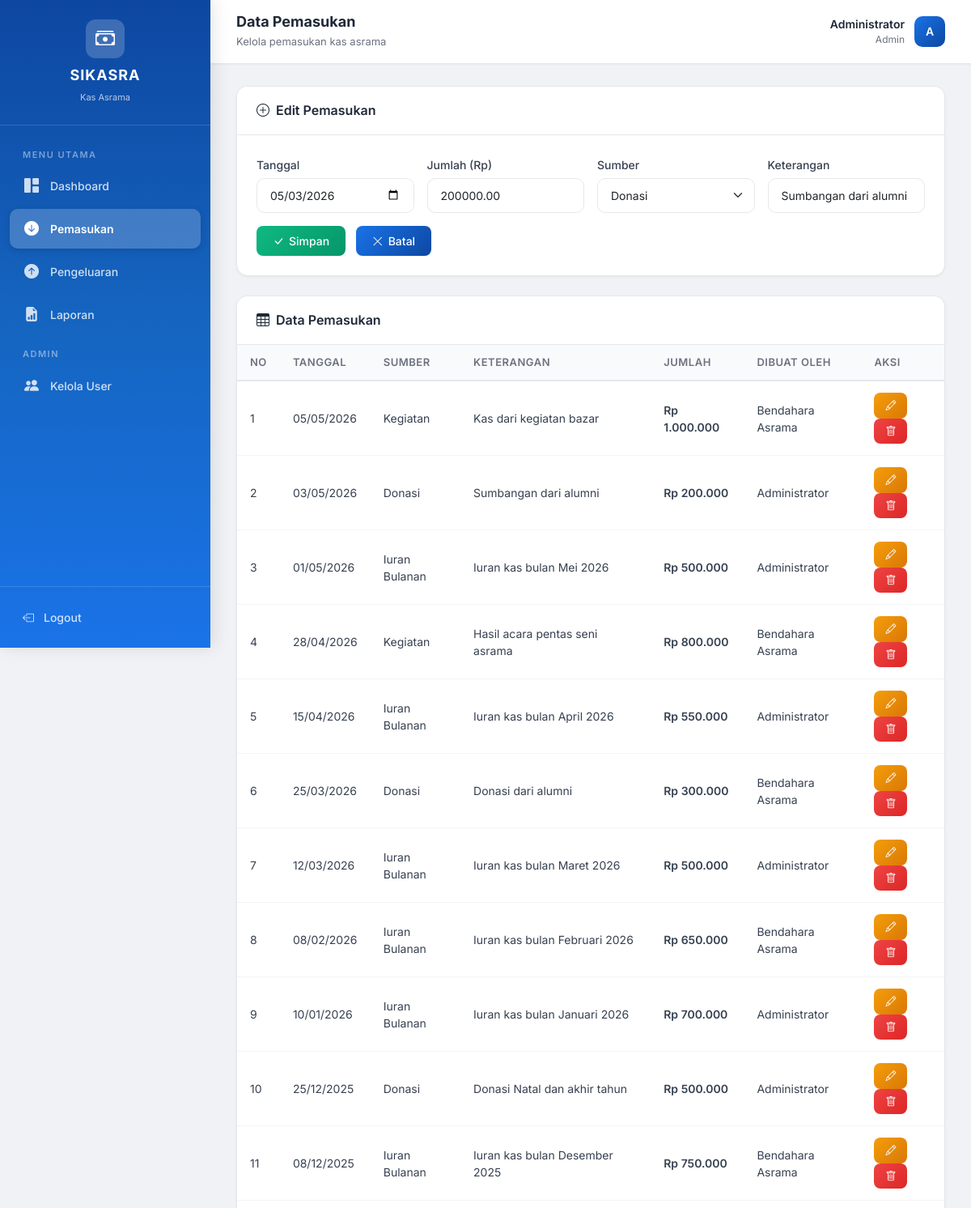
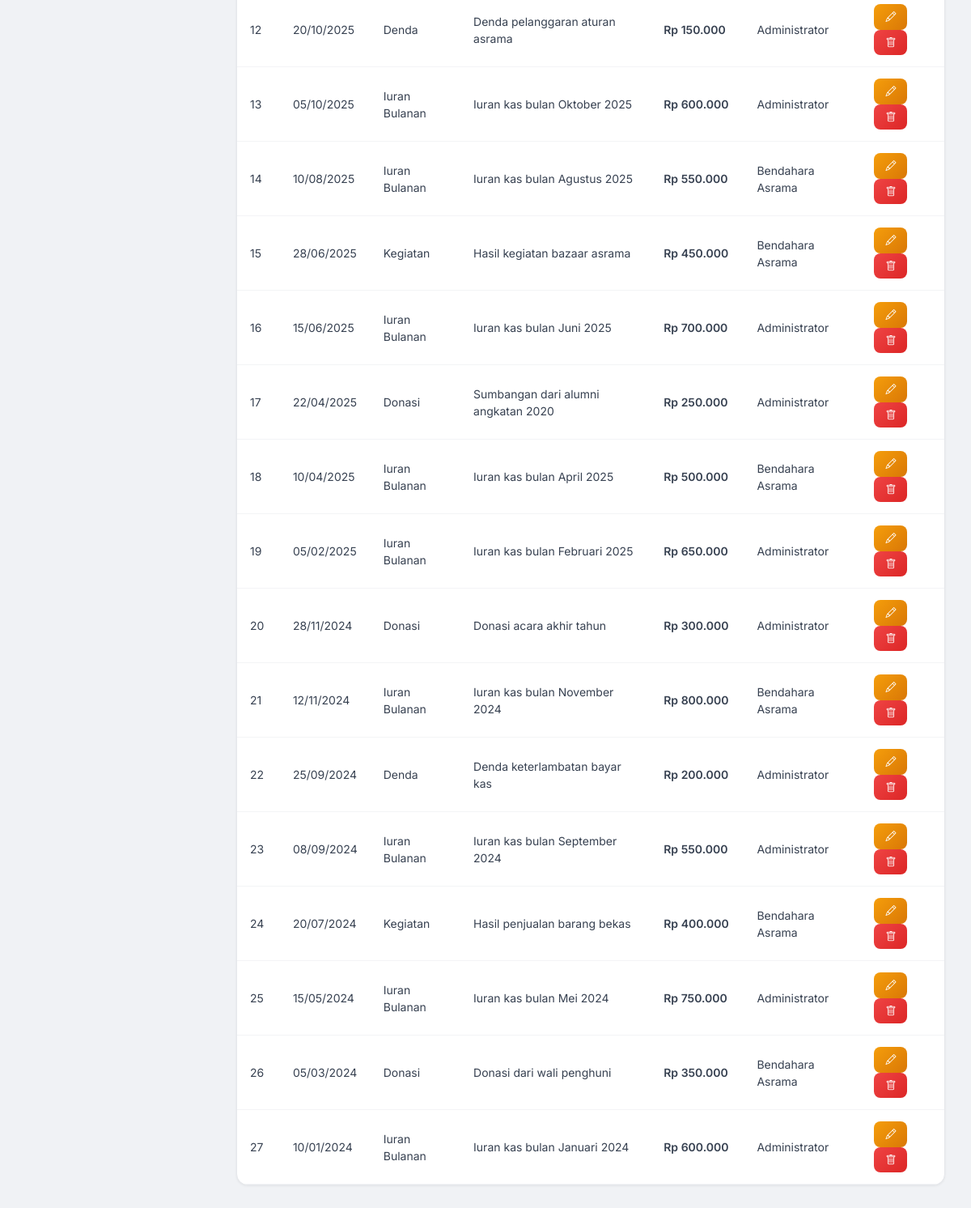
Page /pages/pemasukan.php?edit=26 (signed in) on the committed database (2 pictures, top to bottom).
### tables this page shows
CREATE TABLE IF NOT EXISTS pemasukan (
    id INT AUTO_INCREMENT PRIMARY KEY,
    tanggal DATE NOT NULL,
    jumlah DECIMAL(15,2) NOT NULL,
    keterangan TEXT,
    sumber_pemasukan VARCHAR(100) NOT NULL,
    created_by INT,
    created_at TIMESTAMP DEFAULT CURRENT_TIMESTAMP,
    FOREIGN KEY (created_by) REFERENCES users(id) ON DELETE SET NULL
);

CREATE TABLE IF NOT EXISTS users (
    id INT AUTO_INCREMENT PRIMARY KEY,
    username VARCHAR(50) NOT NULL UNIQUE,
    password VARCHAR(255) NOT NULL,
    nama_lengkap VARCHAR(100) NOT NULL,
    role ENUM('admin', 'bendahara') NOT NULL DEFAULT 'bendahara',
    created_at TIMESTAMP DEFAULT CURRENT_TIMESTAMP
);

### classes/Transaksi.php (called while the page is built, shortened)
<?php
class Transaksi {
    protected $conn;
    public function __construct($conn) {
        $this->conn = $conn;
    }
    public function getTransaksiById($tabel, $id) {
        $stmt = $this->conn->prepare("SELECT * FROM $tabel WHERE id = ?");
        $stmt->bind_param("i", $id);
        $stmt->execute();
        $result = $stmt->get_result();
        return $result->fetch_assoc();
    }
}
?>

### classes/Pemasukan.php (called while the page is built, shortened)
<?php
require_once __DIR__ . '/Transaksi.php';
class Pemasukan extends Transaksi {
    public function tampilPemasukan() {
        $query = "SELECT p.*, u.nama_lengkap
                  FROM pemasukan p
                  LEFT JOIN users u ON p.created_by = u.id
                  ORDER BY p.tanggal DESC";
        $result = $this->conn->query($query);
        return $result;
    }
}
?>

### pages/pemasukan.php (the view, shortened to what this page needs)
<?php
require_once '../classes/Pemasukan.php';
$db = new Database();
$conn = $db->getConnection();
$pemasukan = new Pemasukan($conn);
$editData = null;
if (isset($_GET['edit'])) {
    $editData = $pemasukan->getTransaksiById('pemasukan', $_GET['edit']);
}
$dataPemasukan = $pemasukan->tampilPemasukan();
?>
<!DOCTYPE html>
<html lang="id">
<head>
    <link href="https://cdn.jsdelivr.net/npm/bootstrap@5.3.0/dist/css/bootstrap.min.css" rel="stylesheet">
    <link href="https://cdn.jsdelivr.net/npm/bootstrap-icons@1.10.0/font/bootstrap-icons.css" rel="stylesheet">
    <link href="../assets/css/style.css" rel="stylesheet">
</head>
<body>
<div class="app-wrapper">
    <?php include 'sidebar.php'; ?>
    <div class="main-content">
        <div class="top-navbar">
            <div class="page-title"><h5>Data Pemasukan</h5><small>Kelola pemasukan kas asrama</small></div>
            <div class="user-info">
                <div class="user-detail">
                    <div class="user-name"><?php echo $_SESSION['nama_lengkap']; ?></div>
                    <div class="user-role"><?php echo ucfirst($_SESSION['role']); ?></div>
                </div>
                <div class="user-avatar"><?php echo strtoupper(substr($_SESSION['nama_lengkap'],0,1)); ?></div>
            </div>
        </div>
        <div class="content-area">
            <div class="card-custom mb-4">
                <div class="card-header">
                    <h5><i class="bi bi-plus-circle me-2"></i><?php echo $editData ? 'Edit Pemasukan' : 'Tambah Pemasukan'; ?></h5>
                </div>
                <div class="card-body">
                    <form method="POST" action="" class="form-custom">
                        <div class="row g-3">
                            <div class="col-md-3">
                                <label class="form-label">Tanggal</label>
                                <input type="date" class="form-control" name="tanggal" value="<?php echo $editData ? $editData['tanggal'] : date('Y-m-d'); ?>" required>
                            </div>
                            <div class="col-md-3">
                                <label class="form-label">Jumlah (Rp)</label>
                                <input type="number" class="form-control" name="jumlah" placeholder="0" value="<?php echo $editData ? $editData['jumlah'] : ''; ?>" required>
                            </div>
                            <div class="col-md-3">
                                <label class="form-label">Sumber</label>
                                <select class="form-select" name="sumber_pemasukan" required>
                                    <?php $sumbers = ['Iuran Bulanan','Donasi','Kegiatan','Denda','Lainnya'];
                                    foreach($sumbers as $s): ?>
                                        <option value="<?php echo $s; ?>" <?php echo ($editData && $editData['sumber_pemasukan']==$s)?'selected':''; ?>><?php echo $s; ?></option>
                                    <?php endforeach; ?>
                                </select>
                            </div>
                            <div class="col-md-3">
                                <label class="form-label">Keterangan</label>
                                <input type="text" class="form-control" name="keterangan" placeholder="Keterangan" value="<?php echo $editData ? $editData['keterangan'] : ''; ?>">
                            </div>
                        </div>
                        <div class="mt-3">
                            <button type="submit" class="btn-success-custom"><i class="bi bi-check-lg"></i> Simpan</button>
                            <?php if($editData): ?><a href="pemasukan.php" class="btn-primary-custom ms-2"><i class="bi bi-x-lg"></i> Batal</a><?php endif; ?>
                        </div>
                    </form>
                </div>
            </div>
            <div class="card-custom">
                <div class="card-header"><h5><i class="bi bi-table me-2"></i>Data Pemasukan</h5></div>
                <div class="card-body" style="padding:0;">
                    <table class="table-custom">
                        <thead><tr><th>No</th><th>Tanggal</th><th>Sumber</th><th>Keterangan</th><th>Jumlah</th><th>Dibuat Oleh</th><th>Aksi</th></tr></thead>
                        <tbody>
                        <?php $no=1; while($row=$dataPemasukan->fetch_assoc()): ?>
                            <tr>
                                <td><?php echo $no++; ?></td>
                                <td><?php echo date('d/m/Y', strtotime($row['tanggal'])); ?></td>
                                <td><?php echo $row['sumber_pemasukan']; ?></td>
                                <td><?php echo $row['keterangan']; ?></td>
                                <td class="money-green">Rp <?php echo number_format($row['jumlah'],0,',','.'); ?></td>
                                <td><?php echo $row['nama_lengkap'] ?? '-'; ?></td>
                                <td>
                                    <a href="pemasukan.php?edit=<?php echo $row['id']; ?>" class="btn-warning-custom"><i class="bi bi-pencil"></i></a>
                                    <a href="pemasukan.php?hapus=<?php echo $row['id']; ?>" class="btn-danger-custom" onclick="return confirm('Yakin hapus?')"><i class="bi bi-trash"></i></a>
                                </td>
                            </tr>
                        <?php endwhile; ?>
                        </tbody>
                    </table>
                </div>
            </div>
        </div>
    </div>
</div>
</body>
</html>

### assets/css/style.css (style rules this page uses)
* { margin: 0; padding: 0; box-sizing: border-box; }
body { font-family: 'Inter', sans-serif; background-color: #f0f2f5; color: #333; min-height: 100vh; }
.app-wrapper { display: flex; min-height: 100vh; }
.main-content { margin-left: 260px; flex: 1; min-height: 100vh; background: #f0f2f5; }
.top-navbar { background: white; padding: 16px 32px; display: flex; justify-content: space-between; align-items: center; box-shadow: 0 1px 3px rgba(0, 0, 0, 0.08); position: sticky; top: 0; z-index: 100; }
.top-navbar .page-title h5 { font-weight: 700; color: #1f2937; font-size: 18px; margin: 0; }
.top-navbar .page-title small { color: #6b7280; font-size: 13px; }
.top-navbar .user-info { display: flex; align-items: center; gap: 12px; }
.top-navbar .user-info .user-avatar { width: 38px; height: 38px; background: linear-gradient(135deg, #1a73e8, #0d47a1); border-radius: 10px; display: flex; align-items: center; justify-content: center; color: white; font-weight: 600; font-size: 14px; }
.top-navbar .user-info .user-detail { text-align: right; }
.top-navbar .user-info .user-detail .user-name { font-weight: 600; font-size: 14px; color: #1f2937; }
.top-navbar .user-info .user-detail .user-role { font-size: 12px; color: #6b7280; }
.content-area { padding: 28px 32px; }
.card-custom { background: white; border-radius: 14px; box-shadow: 0 1px 3px rgba(0, 0, 0, 0.06); border: 1px solid #e5e7eb; overflow: hidden; }
.card-custom .card-header { background: white; padding: 20px 24px; border-bottom: 1px solid #e5e7eb; display: flex; justify-content: space-between; align-items: center; }
.card-custom .card-header h5 { font-weight: 600; font-size: 16px; color: #1f2937; margin: 0; }
.card-custom .card-body { padding: 24px; }
.table-custom { width: 100%; border-collapse: collapse; }
.table-custom thead th { background: #f9fafb; padding: 12px 16px; font-size: 13px; font-weight: 600; color: #6b7280; text-transform: uppercase; letter-spacing: 0.5px; border-bottom: 2px solid #e5e7eb; text-align: left; }
.table-custom tbody td { padding: 14px 16px; font-size: 14px; color: #374151; border-bottom: 1px solid #f3f4f6; vertical-align: middle; }
.table-custom tbody tr { transition: background 0.2s ease; }
.btn-primary-custom { background: linear-gradient(135deg, #1a73e8, #0d47a1); border: none; border-radius: 8px; padding: 8px 20px; font-weight: 500; font-size: 14px; color: white; transition: all 0.3s ease; text-decoration: none; display: inline-flex; align-items: center; gap: 6px; }
.btn-success-custom { background: linear-gradient(135deg, #10b981, #059669); border: none; border-radius: 8px; padding: 8px 20px; font-weight: 500; font-size: 14px; color: white; transition: all 0.3s ease; text-decoration: none; display: inline-flex; align-items: center; gap: 6px; }
.btn-danger-custom { background: linear-gradient(135deg, #ef4444, #dc2626); border: none; border-radius: 8px; padding: 6px 14px; font-weight: 500; font-size: 13px; color: white; transition: all 0.3s ease; text-decoration: none; display: inline-flex; align-items: center; gap: 4px; }
.btn-warning-custom { background: linear-gradient(135deg, #f59e0b, #d97706); border: none; border-radius: 8px; padding: 6px 14px; font-weight: 500; font-size: 13px; color: white; transition: all 0.3s ease; text-decoration: none; display: inline-flex; align-items: center; gap: 4px; }
.form-custom .form-label { font-weight: 500; color: #374151; font-size: 14px; margin-bottom: 6px; }
.form-custom .form-control, .form-custom .form-select { border-radius: 10px; padding: 10px 16px; border: 1.5px solid #e5e7eb; font-size: 14px; transition: all 0.3s ease; }
.money-green { color: #10b981; font-weight: 600; }

### rows in the picture
pemasukan: tanggal "05/03/2026", jumlah "200000.00", sumber_pemasukan "Donasi", keterangan "Sumbangan dari alumni", tanggal "03/05/2026", jumlah "200.000", created_by.nama_lengkap "Administrator"
pemasukan: tanggal "05/05/2026", sumber_pemasukan "Kegiatan", keterangan "Kas dari kegiatan bazar", jumlah "1.000.000", created_by.nama_lengkap "Bendahara Asrama"
pemasukan: tanggal "01/05/2026", sumber_pemasukan "Iuran Bulanan", keterangan "Iuran kas bulan Mei 2026", jumlah "500.000", created_by.nama_lengkap "Administrator"
pemasukan: tanggal "28/04/2026", sumber_pemasukan "Kegiatan", keterangan "Hasil acara pentas seni asrama", jumlah "800.000", created_by.nama_lengkap "Bendahara Asrama"
pemasukan: tanggal "15/04/2026", sumber_pemasukan "Iuran Bulanan", keterangan "Iuran kas bulan April 2026", jumlah "550.000", created_by.nama_lengkap "Administrator"
pemasukan: tanggal "25/03/2026", sumber_pemasukan "Donasi", keterangan "Donasi dari alumni", jumlah "300.000", created_by.nama_lengkap "Bendahara Asrama"
pemasukan: tanggal "12/03/2026", sumber_pemasukan "Iuran Bulanan", keterangan "Iuran kas bulan Maret 2026", jumlah "500.000", created_by.nama_lengkap "Administrator"
pemasukan: tanggal "08/02/2026", sumber_pemasukan "Iuran Bulanan", keterangan "Iuran kas bulan Februari 2026", jumlah "650.000", created_by.nama_lengkap "Bendahara Asrama"
pemasukan: tanggal "10/01/2026", sumber_pemasukan "Iuran Bulanan", keterangan "Iuran kas bulan Januari 2026", jumlah "700.000", created_by.nama_lengkap "Administrator"
pemasukan: tanggal "25/12/2025", sumber_pemasukan "Donasi", keterangan "Donasi Natal dan akhir tahun", jumlah "500.000", created_by.nama_lengkap "Administrator"
pemasukan: tanggal "08/12/2025", sumber_pemasukan "Iuran Bulanan", keterangan "Iuran kas bulan Desember 2025", jumlah "750.000", created_by.nama_lengkap "Bendahara Asrama"
pemasukan: tanggal "20/10/2025", sumber_pemasukan "Denda", keterangan "Denda pelanggaran aturan asrama", jumlah "150.000", created_by.nama_lengkap "Administrator"
pemasukan: tanggal "05/10/2025", sumber_pemasukan "Iuran Bulanan", keterangan "Iuran kas bulan Oktober 2025", jumlah "600.000", created_by.nama_lengkap "Administrator"
pemasukan: tanggal "10/08/2025", sumber_pemasukan "Iuran Bulanan", keterangan "Iuran kas bulan Agustus 2025", jumlah "550.000", created_by.nama_lengkap "Bendahara Asrama"
pemasukan: tanggal "28/06/2025", sumber_pemasukan "Kegiatan", keterangan "Hasil kegiatan bazaar asrama", jumlah "450.000", created_by.nama_lengkap "Bendahara Asrama"
pemasukan: tanggal "15/06/2025", sumber_pemasukan "Iuran Bulanan", keterangan "Iuran kas bulan Juni 2025", jumlah "700.000", created_by.nama_lengkap "Administrator"
pemasukan: tanggal "22/04/2025", sumber_pemasukan "Donasi", keterangan "Sumbangan dari alumni angkatan 2020", jumlah "250.000", created_by.nama_lengkap "Administrator"
pemasukan: tanggal "10/04/2025", sumber_pemasukan "Iuran Bulanan", keterangan "Iuran kas bulan April 2025", jumlah "500.000", created_by.nama_lengkap "Bendahara Asrama"
pemasukan: tanggal "05/02/2025", sumber_pemasukan "Iuran Bulanan", keterangan "Iuran kas bulan Februari 2025", jumlah "650.000", created_by.nama_lengkap "Administrator"
pemasukan: tanggal "28/11/2024", sumber_pemasukan "Donasi", keterangan "Donasi acara akhir tahun", jumlah "300.000", created_by.nama_lengkap "Administrator"
pemasukan: tanggal "12/11/2024", sumber_pemasukan "Iuran Bulanan", keterangan "Iuran kas bulan November 2024", jumlah "800.000", created_by.nama_lengkap "Bendahara Asrama"
pemasukan: tanggal "25/09/2024", sumber_pemasukan "Denda", keterangan "Denda keterlambatan bayar kas", jumlah "200.000", created_by.nama_lengkap "Administrator"
pemasukan: tanggal "08/09/2024", sumber_pemasukan "Iuran Bulanan", keterangan "Iuran kas bulan September 2024", jumlah "550.000", created_by.nama_lengkap "Administrator"
pemasukan: tanggal "20/07/2024", sumber_pemasukan "Kegiatan", keterangan "Hasil penjualan barang bekas", jumlah "400.000", created_by.nama_lengkap "Bendahara Asrama"
pemasukan: tanggal "15/05/2024", sumber_pemasukan "Iuran Bulanan", keterangan "Iuran kas bulan Mei 2024", jumlah "750.000", created_by.nama_lengkap "Administrator"
pemasukan: tanggal "05/03/2024", sumber_pemasukan "Donasi", keterangan "Donasi dari wali penghuni", jumlah "350.000", created_by.nama_lengkap "Bendahara Asrama"
pemasukan: tanggal "10/01/2024", sumber_pemasukan "Iuran Bulanan", keterangan "Iuran kas bulan Januari 2024", jumlah "600.000", created_by.nama_lengkap "Administrator"

### other values in the picture
$_SESSION['nama_lengkap'] "Administrator"
$_SESSION['role'] "Admin"
substr($_SESSION['nama_lengkap'],0,1) "A"
